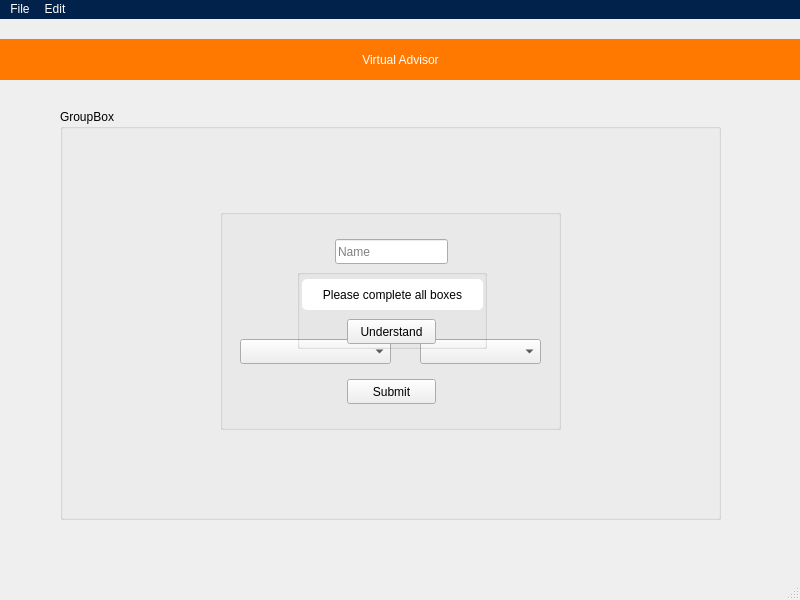
<?xml version="1.0" encoding="UTF-8"?>
<ui version="4.0">
 <class>MainWindow</class>
 <widget class="QMainWindow" name="MainWindow">
  <property name="geometry">
   <rect>
    <x>0</x>
    <y>0</y>
    <width>800</width>
    <height>600</height>
   </rect>
  </property>
  <property name="windowTitle">
   <string>MainWindow</string>
  </property>
  <widget class="QWidget" name="centralwidget">
   <widget class="QGroupBox" name="loginGroupBox">
    <property name="geometry">
     <rect>
      <x>220</x>
      <y>190</y>
      <width>341</width>
      <height>221</height>
     </rect>
    </property>
    <property name="title">
     <string/>
    </property>
    <widget class="QComboBox" name="comboBoxMajors">
     <property name="geometry">
      <rect>
       <x>20</x>
       <y>130</y>
       <width>151</width>
       <height>25</height>
      </rect>
     </property>
     <property name="styleSheet">
      <string notr="true">selection-background-color: rgb(192, 191, 188);</string>
     </property>
     <property name="currentText">
      <string/>
     </property>
     <property name="placeholderText">
      <string>Majors</string>
     </property>
    </widget>
    <widget class="QComboBox" name="comboBoxCatalog">
     <property name="geometry">
      <rect>
       <x>200</x>
       <y>130</y>
       <width>121</width>
       <height>25</height>
      </rect>
     </property>
     <property name="placeholderText">
      <string>Catalog Year</string>
     </property>
    </widget>
    <widget class="QLineEdit" name="nameText">
     <property name="geometry">
      <rect>
       <x>115</x>
       <y>30</y>
       <width>113</width>
       <height>25</height>
      </rect>
     </property>
     <property name="placeholderText">
      <string>Name</string>
     </property>
    </widget>
    <widget class="QLineEdit" name="cwidText">
     <property name="geometry">
      <rect>
       <x>115</x>
       <y>70</y>
       <width>113</width>
       <height>25</height>
      </rect>
     </property>
     <property name="placeholderText">
      <string>CWID</string>
     </property>
    </widget>
    <widget class="QPushButton" name="submitButton">
     <property name="geometry">
      <rect>
       <x>127</x>
       <y>170</y>
       <width>89</width>
       <height>25</height>
      </rect>
     </property>
     <property name="text">
      <string>Submit</string>
     </property>
    </widget>
    <widget class="QGroupBox" name="errorGroupBox">
     <property name="geometry">
      <rect>
       <x>77</x>
       <y>60</y>
       <width>190</width>
       <height>80</height>
      </rect>
     </property>
     <property name="title">
      <string/>
     </property>
     <widget class="QLabel" name="errorLabel">
      <property name="geometry">
       <rect>
        <x>5</x>
        <y>10</y>
        <width>181</width>
        <height>31</height>
       </rect>
      </property>
      <property name="styleSheet">
       <string notr="true">background-color: rgb(255, 255, 255);
border-radius: 5px;</string>
      </property>
      <property name="text">
       <string>Please complete all boxes</string>
      </property>
      <property name="alignment">
       <set>Qt::AlignCenter</set>
      </property>
      <property name="textInteractionFlags">
       <set>Qt::NoTextInteraction</set>
      </property>
     </widget>
     <widget class="QPushButton" name="errorSubmit">
      <property name="geometry">
       <rect>
        <x>50</x>
        <y>50</y>
        <width>89</width>
        <height>25</height>
       </rect>
      </property>
      <property name="text">
       <string>Understand</string>
      </property>
     </widget>
    </widget>
   </widget>
   <widget class="QLabel" name="label">
    <property name="geometry">
     <rect>
      <x>0</x>
      <y>20</y>
      <width>801</width>
      <height>41</height>
     </rect>
    </property>
    <property name="styleSheet">
     <string notr="true">color: rgb(255, 255, 255);
background-color: rgb(255, 120, 0);
font: 700 24pt &quot;Ubuntu&quot;;</string>
    </property>
    <property name="frameShape">
     <enum>QFrame::NoFrame</enum>
    </property>
    <property name="text">
     <string>Virtual Advisor</string>
    </property>
    <property name="textFormat">
     <enum>Qt::AutoText</enum>
    </property>
    <property name="alignment">
     <set>Qt::AlignCenter</set>
    </property>
   </widget>
   <widget class="QGroupBox" name="resultsGroupBox">
    <property name="geometry">
     <rect>
      <x>60</x>
      <y>90</y>
      <width>661</width>
      <height>411</height>
     </rect>
    </property>
    <property name="title">
     <string>GroupBox</string>
    </property>
   </widget>
   <zorder>resultsGroupBox</zorder>
   <zorder>loginGroupBox</zorder>
   <zorder>label</zorder>
  </widget>
  <widget class="QMenuBar" name="menuBar">
   <property name="geometry">
    <rect>
     <x>0</x>
     <y>0</y>
     <width>800</width>
     <height>22</height>
    </rect>
   </property>
   <property name="styleSheet">
    <string notr="true">background-color: #00224b;
font: 11pt &quot;Ubuntu&quot;;
color: white;
</string>
   </property>
   <widget class="QMenu" name="menuFile">
    <property name="title">
     <string>File</string>
    </property>
    <addaction name="actionNew"/>
    <addaction name="actionCopy"/>
    <addaction name="actionOpen"/>
   </widget>
   <widget class="QMenu" name="menuEdit">
    <property name="title">
     <string>Edit</string>
    </property>
   </widget>
   <addaction name="menuFile"/>
   <addaction name="menuEdit"/>
  </widget>
  <widget class="QStatusBar" name="statusbar"/>
  <action name="actionNew">
   <property name="text">
    <string>New</string>
   </property>
  </action>
  <action name="actionCopy">
   <property name="text">
    <string>Copy</string>
   </property>
  </action>
  <action name="actionOpen">
   <property name="text">
    <string>Open...</string>
   </property>
  </action>
 </widget>
 <resources/>
 <connections/>
</ui>
